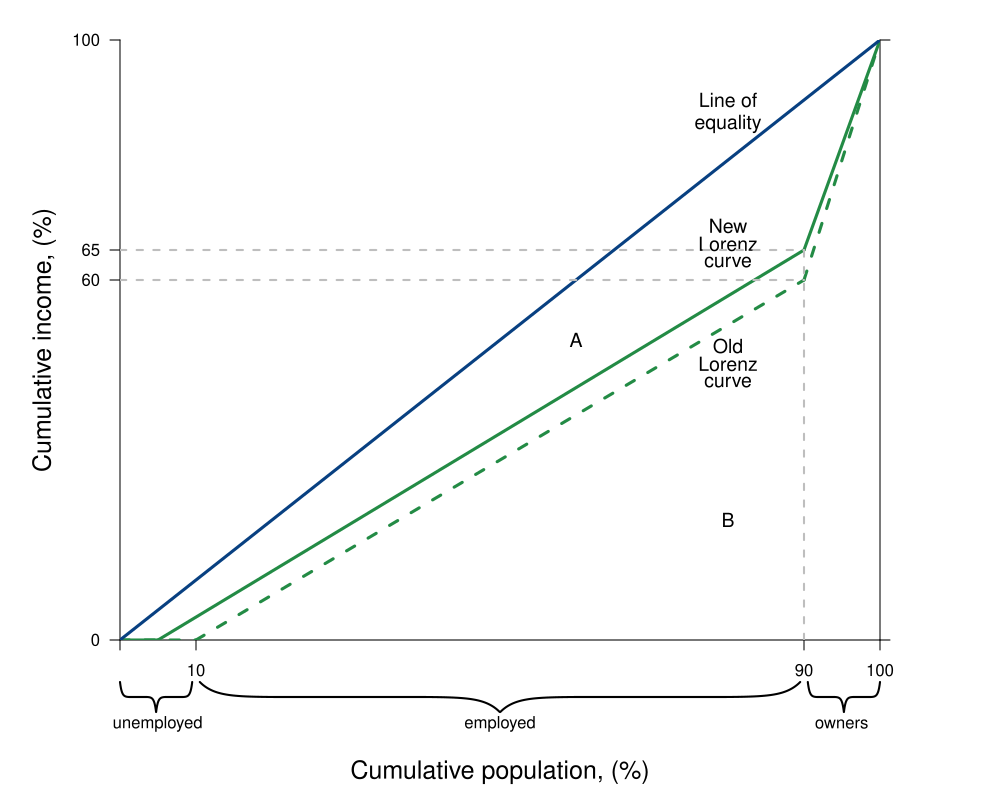

This chart was generated by the following R code:
#Graph Designer: Simon Halliday
#Authors: Bowles and Halliday
#Title: Coordination, Conflict and Competition: A Text in Microeconomics

library(shape)
library(pBrackets)
pdf(file = "capitalism/lorenz_competition_exam.pdf", width = 10, height = 8)

#Set parameters for graphics
axislabelsize <- 1.5
labelsize <- 1.2
graphlinewidth <- 3
segmentlinewidth <- 2

COL <- c("#7fc97f", "#beaed4", "#fdc086", "#ffff99", "#386cb0", "#f0027f", "#bf5b17", "#666666")
COLA <- c("#e0f3db", "#99d8c9","#66c2a4","#41ae76", "#238b45", "#005824")
COLB <- c("#c6dbef", "#4eb3d3", "#2b8cbe", "#0868ac","#084081")
COLC <- c("#fcfbfd", "#efedf5", "#dadaeb", "#bcbddc", "#9e9ac8", "#807dba", "#6a51a3", "#54278f", "#3f007d")

#Edited the margins to cater for the larger LHS labels
par(mar =  c(8, 6, 2, 6))


#Add limits on axes and levels of utility for each indifference curve
ylims <- c(0, 1)
xlims <- c(0, 1)

npts <- 501 
x <- seq(xlims[1], xlims[2], length.out = npts)
y <- seq(ylims[1], ylims[2], length.out = npts) 

plot(0, 0, xlim = xlims, ylim = ylims, type = "n",
     xlab = expression(paste("")),
     ylab = expression(paste("")), 
     xaxt = "n", 
     yaxt = "n", 
     cex.lab = axislabelsize, 
     bty = "n", 
     xaxs="i", 
     yaxs="i"
)

#Calculate the Gini
#Area B:
#((0.5*(0.25*0.5)) + 0.25*0.5 + 0.5*(0.75*0.5))
#Therefore Area A: 
#0.5 - Area B
#Therefore Gini: 
# (0.5 - ((0.5*(0.25*0.5)) + 0.25*0.5 + 0.5*(0.75*0.5)))/0.5 = 0.25

ticksy <- c(ylims[1], 0.6, 0.65, ylims[2])
ylabels <- c(0, expression(paste(60)), 65,  100)
ticksx <- c(xlims[1], 0.1, 0.9, xlims[2])
xlabels <- c(NA,  10, 90,  100)
ticksy2 <- c(0,1)

axis(1,at = ticksx,  pos = 0, labels = xlabels)
axis(2,at = ticksy,  pos = 0, labels = ylabels, las = 1)
axis(4,at = ticksy2,  pos = 1, labels = NA, las = 1)

npts <- 500 
xx1 <- seq(xlims[1], xlims[2], length.out = npts)
xx2 <- seq(0, xlims[2], length.out = npts)
xx3 <- seq(xlims[1], 0, length.out = npts)
xx4 <- seq(-11, 0, length.out = npts)

#Axis labels and draw linear utility function
#mtext(expression(paste("Cumulative population proportion, ", F(n))), side = 1, line = 2.5, cex = axislabelsize)
text(-0.1, 0.5*ylims[2], expression(paste("Cumulative income, (%)")), xpd = TRUE, cex = axislabelsize, srt = 90) 
text(0.5*xlims[2], -0.22, expression(paste("Cumulative population, (%)")), xpd = TRUE, cex = axislabelsize) 



#Shaded Areas A and B
#Area A
# xpoly1 <- c(0, 0.1, 0.9, 1, 0)
# ypoly1 <- c(0, 0, 0.6, 1, 0)
# polygon(x = xpoly1,
#         y = ypoly1,
#         col = COLB[1], density = NULL, border = NA)
#Area B
# xpoly2 <- c(0, 0.1, 1, 1, 0.9, 0.1)
# ypoly2 <- c(0, 0, 0, 1, 0.6, 0)
# polygon(x = xpoly2,
#         y = ypoly2,
#         col = COLA[1], density = NULL, border = NA)

# Lorenz curve
segments(0, 0, 0.1, 0, lty = 2, col = COLA[5], lwd = graphlinewidth)
segments(0.1, 0, 0.9, 0.6, lty = 2, col = COLA[5], lwd = graphlinewidth)
segments(0.9, 0.6, 1, 1, lty = 2, col = COLA[5], lwd = graphlinewidth)

segments(0, 0, 0.05, 0, lty = 1, col = COLA[5], lwd = graphlinewidth)
segments(0.05, 0, 0.9, 0.65, lty = 1, col = COLA[5], lwd = graphlinewidth)
segments(0.9, 0.65, 1, 1, lty = 1, col = COLA[5], lwd = graphlinewidth)


text(0.8, 0.69, expression(paste("New")), cex = labelsize)
text(0.8, 0.66, expression(paste("Lorenz")), cex = labelsize)
text(0.8, 0.63, expression(paste("curve")), cex = labelsize)

text(0.8, 0.49, expression(paste("Old")), cex = labelsize)
text(0.8, 0.46, expression(paste("Lorenz")), cex = labelsize)
text(0.8, 0.43, expression(paste("curve")), cex = labelsize)

#Line of equality
segments(0, 0, 1, 1, lty = 1, col = COLB[5], lwd = graphlinewidth)
text(0.8, 0.9, expression(paste("Line of")), cex = labelsize)
text(0.8, 0.86, expression(paste("equality")), cex = labelsize)

segments(0.9, 0, 0.9, 0.65, lty = 2, col = "gray", lwd = segmentlinewidth)
segments(0, 0.6, 0.9, 0.6, lty = 2, col = "gray", lwd = segmentlinewidth)

#segments(0.9, 0, 0.9, 0.6, lty = 2, col = "gray", lwd = segmentlinewidth)
segments(0, 0.65, 0.9, 0.65, lty = 2, col = "gray", lwd = segmentlinewidth)

#Label areas A and B
text(0.6, 0.5, expression(paste(A)), cex = labelsize)

# text(0.6, 0.2, expression(paste(B[1])), cex = labelsize)
text(0.8, 0.2, expression(paste(B)), cex = labelsize)
# text(0.9, 0.7, expression(paste(B[3])), cex = labelsize)

#Label and provide Gini value
#Bottom of frame
# segments(0.08, 0.75, 0.32, 0.75, lty = 1, col = "black" , lwd = 1)
#Top of frame
# segments(0.08, 0.85, 0.32, 0.85, lty = 1, col = "black" , lwd = 1)
#Left of frame
# segments(0.08, 0.75, 0.08, 0.85, lty = 1, col = "black" , lwd = 1)
#Right of frame
# segments(0.32, 0.75, 0.32, 0.85, lty = 1, col = "black" , lwd = 1)
#Gini equation
# text(0.2, 0.8, expression(paste(Gini == frac(A, A + B), phantom() == 0.36 )), cex = labelsize)


brackets(x1 = 0.095, y1 = -0.07, x2 = 0, y2 = -0.07,  
         ticks = 0.5, curvature = 0.5, type = 1, 
         col = "black", lwd = 2, lty = 1, xpd = TRUE)
text(0.0495, -0.14, expression(paste("unemployed")), xpd = TRUE)

brackets(x1 = 0.895, y1 = -0.07, x2 = 0.105, y2 = -0.07,  
         ticks = 0.5, curvature = 0.5, type = 1, 
         col = "black", lwd = 2, lty = 1, xpd = TRUE)
text(0.5, -0.14, expression(paste("employed")), xpd = TRUE)

brackets(x1 = 1, y1 = -0.07, x2 = 0.905, y2 = -0.07,  
         ticks = 0.5, curvature = 0.5, type = 1, 
         col = "black", lwd = 2, lty = 1, xpd = TRUE)
text(0.9495, -0.14, expression(paste("owners")), xpd = TRUE)


# brackets(x1 = 1.01, y1 = 1, x2 = 1.01, y2 = 0.252,  
#          ticks = 0.5, curvature = 0.5, type = 1, 
#          col = "black", lwd = 2, lty = 1, xpd = TRUE)
# text(1.11, 0.625, expression(paste("Cumulative income")), xpd = TRUE, srt = 270)
# text(1.08, 0.625, expression(paste("of the rich")), xpd = TRUE, srt = 270)


dev.off()
